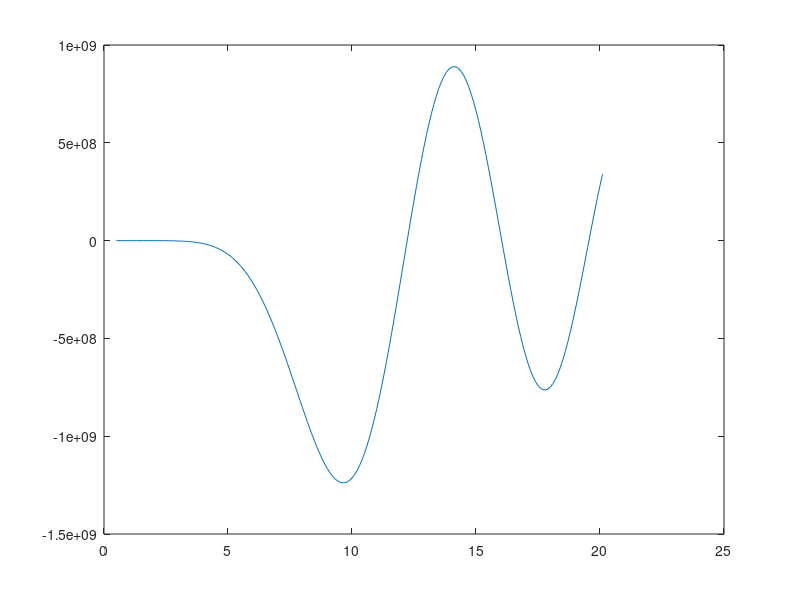

MATLAB code for this plot:
%RK4
n=8;
x0=0.5;
xn=20;
y0=-3;
z0=1;
h=0.1;
m=round((xn-x0)/h);
f=@(x,y,z)(z);
g=@(x,y,z)(-(z*x/x^2)-(x^2-n^2)*y/x^2);

y=zeros(1,m);
x=zeros(1,m);
y(1,1)=y0;
x(1,1)=x0;


for n=1:m+1
    x1=x0+h;
    a1=f(x0,y0,z0);
    b1=g(x0,y0,z0);
     
    a2=f(x0+0.5*h,y0+0.5*h*a1,z0+0.5*h*b1);
    b2=g(x0+0.5*h,y0+0.5*h*a1,z0+0.5*h*b1);
   
    a3=f(x0+0.5*h,y0+0.5*h*a2,z0+0.5*h*b2);
    b3=g(x0+0.5*h,y0+0.5*h*a2,z0+0.5*h*b2);
     
    a4=f(x0+h,y0+h*a3,z0+h*b3);
    b4=g(x0+h,y0+h*a3,z0+h*b3);
      
    y1=y0+h*(a1/6+a2/3+a3/3+a4/6);
    z1=z0+h*(b1/6+b2/3+b3/3+b4/6);
    
    x(n+1)=x1;
    y(n+1)=y1;
     xlabel('x')
   ylabel('y')

x0=x1;
y0=y1;
z0=z1;
end


 plot(x,y)
 hold on
  